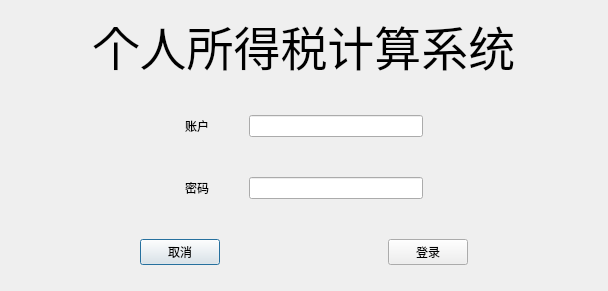
<?xml version="1.0" encoding="UTF-8"?>
<ui version="4.0">
 <class>LoginDialog</class>
 <widget class="QDialog" name="LoginDialog">
  <property name="geometry">
   <rect>
    <x>0</x>
    <y>0</y>
    <width>608</width>
    <height>291</height>
   </rect>
  </property>
  <property name="windowTitle">
   <string>Dialog</string>
  </property>
  <layout class="QVBoxLayout" name="verticalLayout_3">
   <item>
    <layout class="QVBoxLayout" name="verticalLayout_2">
     <property name="spacing">
      <number>40</number>
     </property>
     <item>
      <layout class="QVBoxLayout" name="verticalLayout">
       <property name="spacing">
        <number>20</number>
       </property>
       <item>
        <widget class="QLabel" name="label">
         <property name="font">
          <font>
           <pointsize>35</pointsize>
          </font>
         </property>
         <property name="text">
          <string>个人所得税计算系统</string>
         </property>
         <property name="alignment">
          <set>Qt::AlignCenter</set>
         </property>
        </widget>
       </item>
       <item>
        <spacer name="verticalSpacer_2">
         <property name="orientation">
          <enum>Qt::Vertical</enum>
         </property>
         <property name="sizeHint" stdset="0">
          <size>
           <width>20</width>
           <height>40</height>
          </size>
         </property>
        </spacer>
       </item>
       <item>
        <layout class="QGridLayout" name="gridLayout">
         <property name="spacing">
          <number>40</number>
         </property>
         <item row="0" column="3">
          <spacer name="horizontalSpacer_4">
           <property name="orientation">
            <enum>Qt::Horizontal</enum>
           </property>
           <property name="sizeHint" stdset="0">
            <size>
             <width>40</width>
             <height>20</height>
            </size>
           </property>
          </spacer>
         </item>
         <item row="1" column="1">
          <widget class="QLabel" name="label_3">
           <property name="text">
            <string>密码</string>
           </property>
          </widget>
         </item>
         <item row="1" column="2">
          <widget class="QLineEdit" name="passwordLineEdit">
           <property name="inputMethodHints">
            <set>Qt::ImhSensitiveData</set>
           </property>
          </widget>
         </item>
         <item row="0" column="1">
          <widget class="QLabel" name="label_2">
           <property name="text">
            <string>账户</string>
           </property>
          </widget>
         </item>
         <item row="0" column="2">
          <widget class="QLineEdit" name="usernameLineEdit"/>
         </item>
         <item row="0" column="0">
          <spacer name="horizontalSpacer_5">
           <property name="orientation">
            <enum>Qt::Horizontal</enum>
           </property>
           <property name="sizeHint" stdset="0">
            <size>
             <width>40</width>
             <height>20</height>
            </size>
           </property>
          </spacer>
         </item>
        </layout>
       </item>
      </layout>
     </item>
     <item>
      <layout class="QHBoxLayout" name="horizontalLayout">
       <item>
        <spacer name="horizontalSpacer_2">
         <property name="orientation">
          <enum>Qt::Horizontal</enum>
         </property>
         <property name="sizeHint" stdset="0">
          <size>
           <width>40</width>
           <height>20</height>
          </size>
         </property>
        </spacer>
       </item>
       <item>
        <widget class="QPushButton" name="cancel">
         <property name="text">
          <string>取消</string>
         </property>
        </widget>
       </item>
       <item>
        <spacer name="horizontalSpacer">
         <property name="orientation">
          <enum>Qt::Horizontal</enum>
         </property>
         <property name="sizeHint" stdset="0">
          <size>
           <width>40</width>
           <height>20</height>
          </size>
         </property>
        </spacer>
       </item>
       <item>
        <widget class="QPushButton" name="login">
         <property name="text">
          <string>登录</string>
         </property>
        </widget>
       </item>
       <item>
        <spacer name="horizontalSpacer_3">
         <property name="orientation">
          <enum>Qt::Horizontal</enum>
         </property>
         <property name="sizeHint" stdset="0">
          <size>
           <width>40</width>
           <height>20</height>
          </size>
         </property>
        </spacer>
       </item>
      </layout>
     </item>
    </layout>
   </item>
   <item>
    <spacer name="verticalSpacer">
     <property name="orientation">
      <enum>Qt::Vertical</enum>
     </property>
     <property name="sizeHint" stdset="0">
      <size>
       <width>20</width>
       <height>40</height>
      </size>
     </property>
    </spacer>
   </item>
  </layout>
 </widget>
 <tabstops>
  <tabstop>usernameLineEdit</tabstop>
  <tabstop>passwordLineEdit</tabstop>
  <tabstop>login</tabstop>
  <tabstop>cancel</tabstop>
 </tabstops>
 <resources/>
 <connections/>
</ui>
